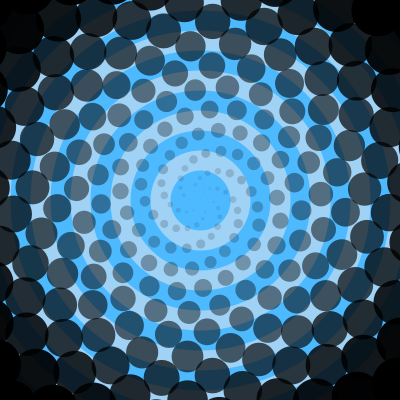
Frame 1 (no input)
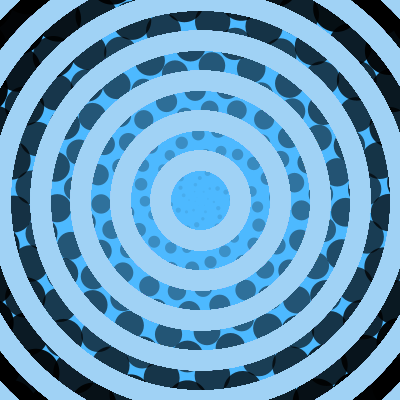
Frame 60 (the mouse pressed at the canvas centre just before this capture)
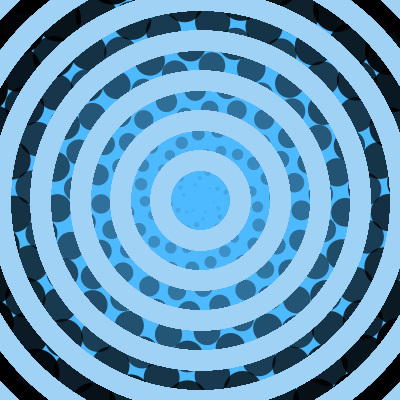
Frame 120 (the mouse held since frame 60 and released just before this capture)

The Processing sketch that drew these frames (run headless with seeded random() and noise(); from frame 60 on, the mouse is pressed at the canvas centre):

// Processing sketch: processing_93963
// ── processing_93963.pde

// Hyun Woo Jo
// Copyright, Hyun Woo Jo 2013 Mar
// hyunwooj@andrew.cmu.edu
 
float x, y;
 
void setup()
{
  size(400, 400);
  background(77,185,255);
   
}
 
void draw()
{
  drawFor();  
  drawWhile();
    
}
 
 
void drawWhile()
{
  int c = 0;
   
  while (x<width*1.3)
  {
    fill(0,c);
    noStroke();
    
    x = c*sin(c)+width/2;
    y = c*cos(c)+height/2;
    ellipse(x, y, (c^2)*0.2,(c^2)*0.2);
    c=c+1;
  }
}
 
 
void drawFor()
{
   
  for (int i = 0; i<width*1.5; i = i+80)
  {
    stroke(160,210,245);
    strokeWeight(20);
    noFill();
    ellipse(width/2,height/2,i,i);
  }
}
 
void keyPressed()
{
}
